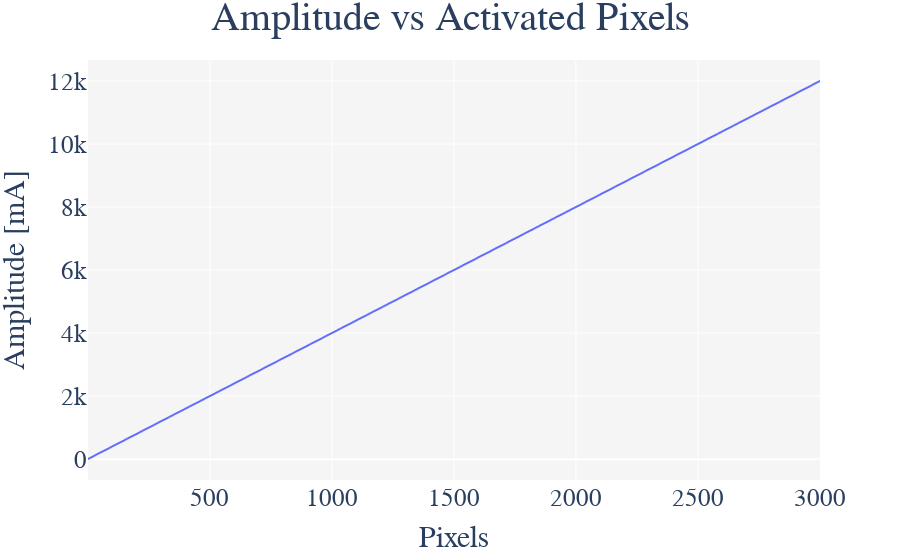

Notebook code cell kept with this figure:
### Code cell
fig = px.line(data, x ='Pixels', y = 'Amplitude[mA]', 
              labels={
                     "Pixels": "Pixels",
                     "Amplitude[mA]": "Amplitude [mA]"
                 })

fig.layout.title.text = 'Amplitude vs Activated Pixels'
fig.update_layout(
    #showlegend=False,
    plot_bgcolor="#f5f5f5",
    #margin=dict(t=10,l=10,b=10,r=10)
    title_x=0.5,
    #title_font_family="Old Standard TT",
    #legend_font_family="Old Standard TT",
    font_family="Cambria",
    font_size = 25,
    title_font_size=40

)


fig.write_image("amplitude-vs-pixels.pdf",width=0.8*1500, height=0.3*1500, scale=1)
fig.show()

### Figure 1 — Plotly figure (JSON) as saved in the notebook; plotly's stock layout.template omitted (floating-point values rounded to 4 significant figures; data arrays with more than 128 entries replaced by an {"elided": "..."} marker saying what was removed)
{"data": [{"hovertemplate": "Pixels=%{x}<br>Amplitude [mA]=%{y}<extra></extra>", "legendgroup": "", "line": {"color": "#636efa", "dash": "solid"}, "mode": "lines", "name": "", "showlegend": false, "type": "scattergl", "x": {"elided": "3000 int values"}, "xaxis": "x", "y": {"elided": "3000 int values"}, "yaxis": "y"}], "layout": {"autosize": true, "font": {"family": "Cambria", "size": 25}, "legend": {"tracegroupgap": 0}, "margin": {"t": 60}, "plot_bgcolor": "#f5f5f5", "title": {"font": {"size": 40}, "text": "Amplitude vs Activated Pixels", "x": 0.5}, "xaxis": {"anchor": "y", "autorange": true, "domain": [0, 1], "range": [1, 3000], "title": {"text": "Pixels"}, "type": "linear"}, "yaxis": {"anchor": "x", "autorange": true, "domain": [0, 1], "range": [-662.4, 12670.0], "title": {"text": "Amplitude [mA]"}, "type": "linear"}}}
